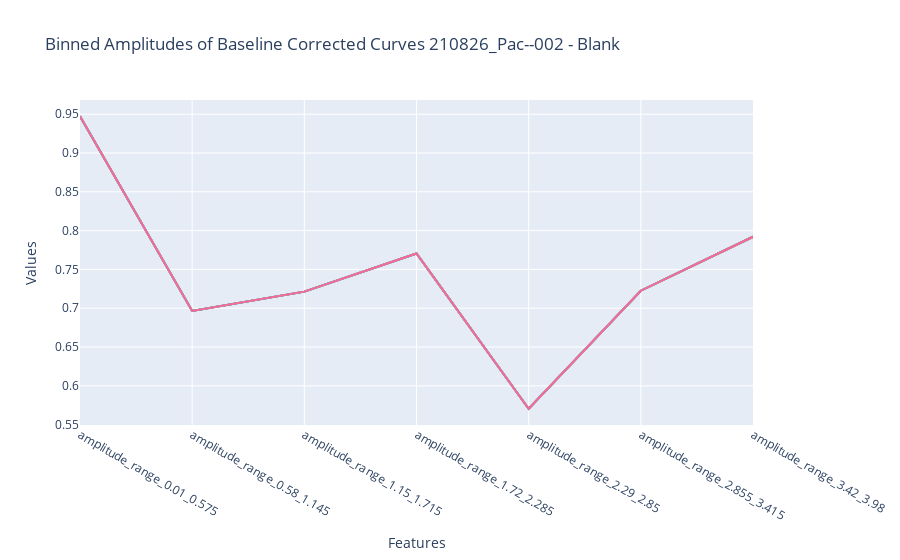

Notebook cell for this chart:
### Code cell
bins = 7
num_bins = np.array_split(baseline_corrected_vector, bins)
bin_sizes = [len(i) for i in num_bins]
edges = []
temp = 0
for i, j in enumerate(bin_sizes):
    first_edge = (i*j) if temp == 0 else temp 
    last_edge =  (i*j) + j -1 if temp == 0 else temp + j - 1
    temp = last_edge + 1
    edges.append([first_edge, last_edge])
print('Size of baseline corrected vector: ', len(baseline_corrected_vector))
print('Bin sizes: ', bin_sizes)
print('Bin edges: ', edges)
print('Timestamps: ', [[str(time[i[0]].round(3)), str(time[i[1]].round(3))]for i in edges])
fig = go.Figure()
feats = [f"amplitude_range_{time[i[0]].round(3)}_{time[i[1]].round(3)}" for i in edges]
y = [np.max(baseline_corrected_vector[i[0]:i[1]]) - np.min(baseline_corrected_vector[i[0]:i[1]]) for i in edges]
for i in range(len(edges)):
    fig.add_trace(go.Scatter(x=feats, y=y, mode='lines'))
fig.update_layout(title=f'Binned Amplitudes of Baseline Corrected Curves {name} - {sample}', xaxis_title='Features', yaxis_title='Values', showlegend=False)
fig.show()

### Figure 1 — Plotly figure (JSON) as saved in the notebook; plotly's stock layout.template omitted (floating-point values rounded to 4 significant figures)
{"data": [{"mode": "lines", "type": "scatter", "x": ["amplitude_range_0.01_0.575", "amplitude_range_0.58_1.145", "amplitude_range_1.15_1.715", "amplitude_range_1.72_2.285", "amplitude_range_2.29_2.85", "amplitude_range_2.855_3.415", "amplitude_range_3.42_3.98"], "y": [0.9473, 0.6965, 0.7214, 0.7705, 0.5705, 0.7226, 0.7921]}, {"mode": "lines", "type": "scatter", "x": ["amplitude_range_0.01_0.575", "amplitude_range_0.58_1.145", "amplitude_range_1.15_1.715", "amplitude_range_1.72_2.285", "amplitude_range_2.29_2.85", "amplitude_range_2.855_3.415", "amplitude_range_3.42_3.98"], "y": [0.9473, 0.6965, 0.7214, 0.7705, 0.5705, 0.7226, 0.7921]}, {"mode": "lines", "type": "scatter", "x": ["amplitude_range_0.01_0.575", "amplitude_range_0.58_1.145", "amplitude_range_1.15_1.715", "amplitude_range_1.72_2.285", "amplitude_range_2.29_2.85", "amplitude_range_2.855_3.415", "amplitude_range_3.42_3.98"], "y": [0.9473, 0.6965, 0.7214, 0.7705, 0.5705, 0.7226, 0.7921]}, {"mode": "lines", "type": "scatter", "x": ["amplitude_range_0.01_0.575", "amplitude_range_0.58_1.145", "amplitude_range_1.15_1.715", "amplitude_range_1.72_2.285", "amplitude_range_2.29_2.85", "amplitude_range_2.855_3.415", "amplitude_range_3.42_3.98"], "y": [0.9473, 0.6965, 0.7214, 0.7705, 0.5705, 0.7226, 0.7921]}, {"mode": "lines", "type": "scatter", "x": ["amplitude_range_0.01_0.575", "amplitude_range_0.58_1.145", "amplitude_range_1.15_1.715", "amplitude_range_1.72_2.285", "amplitude_range_2.29_2.85", "amplitude_range_2.855_3.415", "amplitude_range_3.42_3.98"], "y": [0.9473, 0.6965, 0.7214, 0.7705, 0.5705, 0.7226, 0.7921]}, {"mode": "lines", "type": "scatter", "x": ["amplitude_range_0.01_0.575", "amplitude_range_0.58_1.145", "amplitude_range_1.15_1.715", "amplitude_range_1.72_2.285", "amplitude_range_2.29_2.85", "amplitude_range_2.855_3.415", "amplitude_range_3.42_3.98"], "y": [0.9473, 0.6965, 0.7214, 0.7705, 0.5705, 0.7226, 0.7921]}, {"mode": "lines", "type": "scatter", "x": ["amplitude_range_0.01_0.575", "amplitude_range_0.58_1.145", "amplitude_range_1.15_1.715", "amplitude_range_1.72_2.285", "amplitude_range_2.29_2.85", "amplitude_range_2.855_3.415", "amplitude_range_3.42_3.98"], "y": [0.9473, 0.6965, 0.7214, 0.7705, 0.5705, 0.7226, 0.7921]}], "layout": {"showlegend": false, "title": {"text": "Binned Amplitudes of Baseline Corrected Curves 210826_Pac--002 - Blank"}, "xaxis": {"title": {"text": "Features"}}, "yaxis": {"title": {"text": "Values"}}}}
